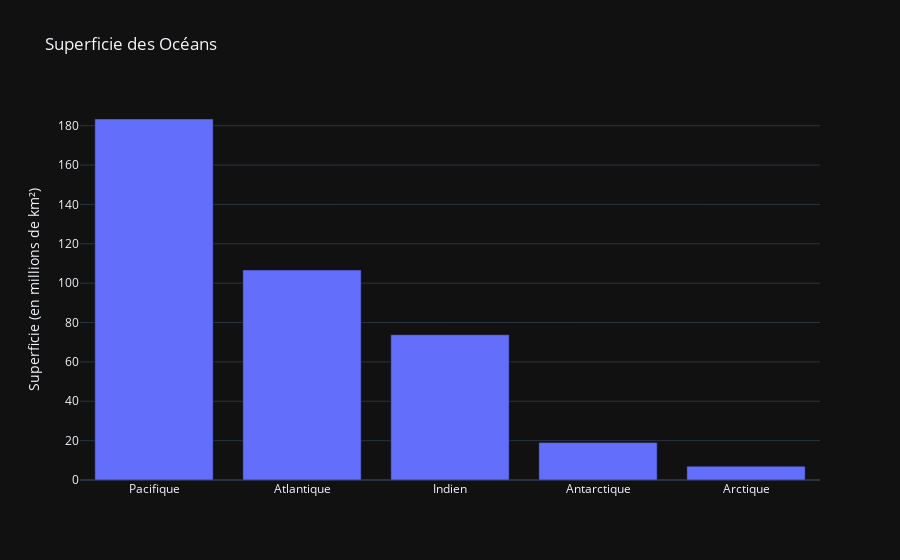

Notebook code for this chart:
### Code cell
import plotly.graph_objects as go

oceans = ['Pacifique', 'Atlantique', 'Indien','Antarctique' ,'Arctique']
superficies = [183.4, 106.7, 73.8,19,7, 12.4]

fig = go.Figure(
    data=[go.Bar(x=oceans, y=superficies)],
    layout=go.Layout(
        title="Superficie des Océans",
        yaxis=dict(
            title=dict(
                text="Superficie (en millions de km²)"
            )
        )
    )
)

fig.show()

### Figure 1 — Plotly figure (JSON) as saved in the notebook; plotly's stock layout.template omitted (floating-point values rounded to 4 significant figures)
{"data": [{"x": ["Pacifique", "Atlantique", "Indien", "Antarctique", "Arctique"], "y": [183.4, 106.7, 73.8, 19, 7, 12.4], "type": "bar"}], "layout": {"title": {"text": "Superficie des Océans"}, "yaxis": {"title": {"text": "Superficie (en millions de km²)"}}}}
